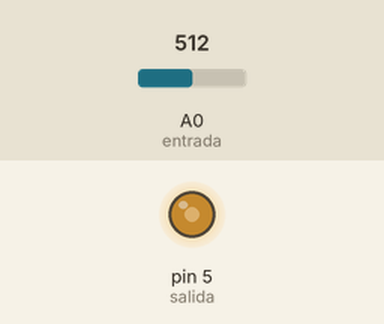
Recording of a sketch running on a simulated Arduino Uno, built with avr-gcc and run on an emulated ATmega328P. Parts: output pins drawn as LEDs (lit = HIGH). Inputs (shaded band) come from the test bench; at power-on: A0 (entrada) = 512.

Above: at 1.2 s.
1.3 s: A0 (entrada) set to 306
At 2.0 s:
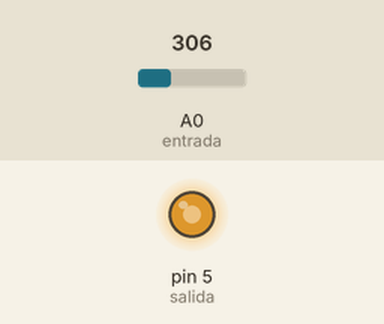
2.8 s: A0 (entrada) set to 122
At 3.2 s:
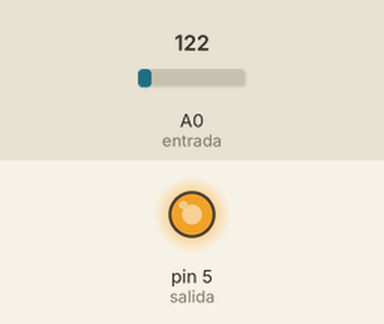
4.3 s: A0 (entrada) set to 900
At 5.5 s:
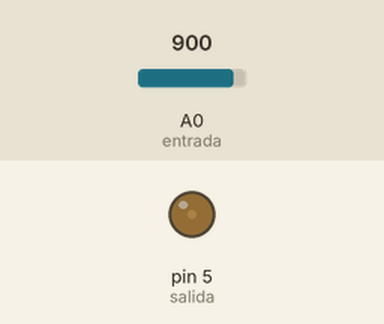
5.8 s: A0 (entrada) set to 1023
At 6.7 s:
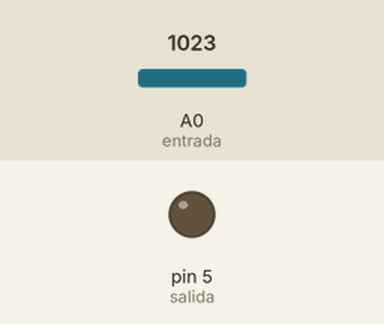
7.3 s: A0 (entrada) set to 511
At 7.8 s:
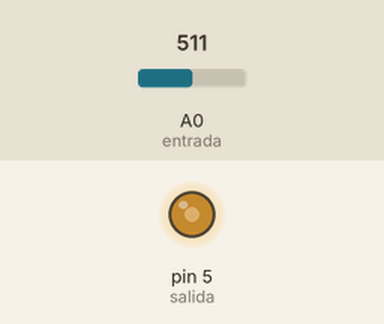
Timing chart, 0 to 9.8 s (numbered marks = the images above; inputs shaded):
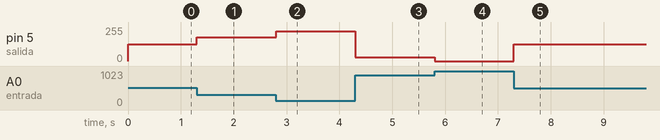

Measured:
- after the input at 1.3 s, pin 5 (salida): 127/255 → 178/255 at once
- after the input at 2.8 s, pin 5 (salida): 178/255 → 224/255 at once
- after the input at 4.3 s, pin 5 (salida): 224/255 → 30/255 at once
- after the input at 5.8 s, pin 5 (salida): 30/255 → 0/255 at once
- after the input at 7.3 s, pin 5 (salida): 0/255 → 127/255 at once

The sketch:

Alumbrado_Publico.ino
```cpp
int salida = 5; // declaramos una variable entera que representa el número del pin de salida
int entrada = 0; // declaramos una variable entera que representa el número del pin análogo de entrada
void setup() {
  // esta sección sólo ejecutada una sóla vez
  pinMode(salida, OUTPUT); // confuramos el pin 5 como salida
}

void loop() {
  // todo lo que ocurre dentro de esta sección ocurre de manera indefinida
  int valor = analogRead(entrada); // declaramos un variable valor que es igual a leer el valor de entrada (puerto 0 en este caso)
  int ct = -0.25 * valor + 255; //esta variable entrera se calcula por medio de la ecuación de la recta.
  //m = -025 y puede ser calculado de la siguiente manera:
  /* AnalogRead entrega números que son prooporcionales al voltaje de entrada. puede enviar números
   desde 0 hasta 1023. Por otro lado la función que enviará el voltaje de salida sólo puede aceptar
   números desde 0 hasta 255. Por esa razón es necesario hacer la función de línea recta que haga
   esa adaptación de números. Nos basamos en los siguientes dos puntos:
   P1(0,255) y P2(1023,0) con base en esto calculamos la pendiente de la recta: m = (y2-y1)/(x2-x1)
  Ya tenemos m de la ecuación de la recta y= mx + b. Ahora hallamos b teniendo de la siguoente manera:
  evaluando la ecuación de la recta cuando x=0.
  y= m*0 +b ---> y=b
  gracias al punto inicial sabemos que b es igual a 255 porque es el valor que y tiene cuando la ecuación es evaluada con x=0 */
  analogWrite(salida, ct); // esta función es la que envía un voltaje proporcional a la variable ct. Sólo se puede usar esta función
  // en lso pines que tenan el símbolo ´~´ al lado de su número.
}
```
